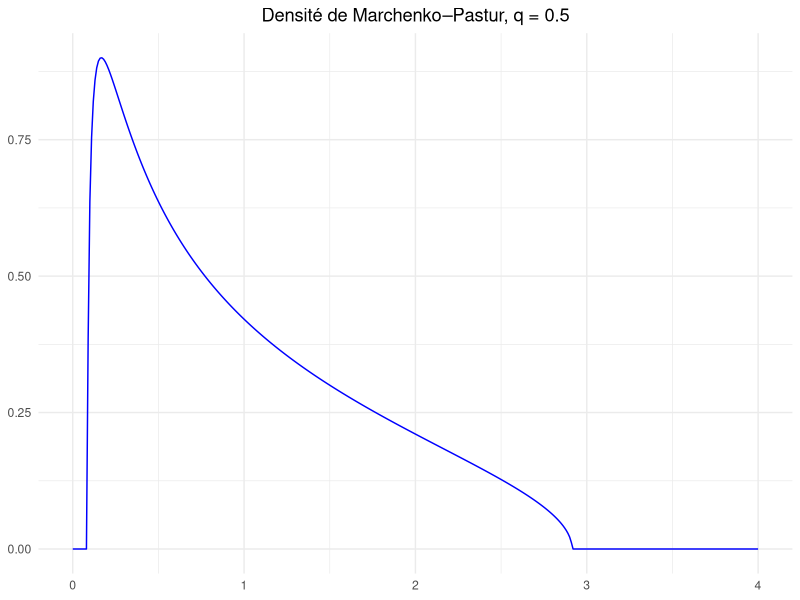

This figure's R source: (Note: this script raises an error after producing the figure.)
## ---- chunk 1
library(tidyverse)
library(knitr)
library(tibble)

## ---- chunk 2
q=0.5
sigma = 1
a = sigma**2 *(1-sqrt(q))**2
b = sigma**2 *(1+sqrt(q))**2

## ---- chunk 3

f <- function(x) {
  y <- sqrt((b - x) * (x - a)) / (pi * x)
  y[x < a | x > b] <- 0  
  return(y)
}

X <- seq(0, 4, by = 0.01)
Y <- f(X)

df <- data.frame(X, Y)


ggplot(df, aes(x = X, y = Y)) +
  geom_line(color = "blue") +
  labs(title = "Densité de Marchenko–Pastur, q = 0.5",
       x = NULL, y = NULL) +
  theme_minimal() +
  theme(plot.title = element_text(hjust = 0.5))

## ---- chunk 4
classes <- tibble(
  Classe = c("T-shirt/top", "Pantalon", "Pull", "Robe", "Manteau",
             "Sandale", "Chemise", "Soulier", "Sac", "Botte"),
  etiquette = 0:9
)

classes %>%
  t %>%
  kable()
## ---- chunk 5
include_graphics("fig/images_mnist.png")

## ---- chunk 6
reseau_couches <- data.frame(
  Couche = c("Couche 1 (entrée)", "Couche 2", "Couche 3", "Couche 4 (sortie)"),
  Taille_entree = c(784, 512, 256, 128),
  Taille_sortie = c(512, 256, 128, 10),
  Matrice = c("W1", "W2", "W3", "W4"),
  Dimensions  = c("512 x 784", "256 x 512", "128 x 256", "10 x 128")
)

reseau_couches%>%
  t %>%
  kable()

## ---- chunk 7
#premiere couche
q1 = 32/49
a1 = (1-sqrt(q1))**2
b1 = (1+sqrt(q1))**2

#deuxieme couche
q2 = 256/512
a2 = (1-sqrt(q2))**2
b2 = (1+sqrt(q2))**2

#troisieme couche
q3 = 128/256
a3 = (1-sqrt(q3))**2
b3 = (1+sqrt(q3))**2

#quatrieme couche
q4 = 10/128
a4 = (1-sqrt(q4))**2
b4 = (1+sqrt(q4))**2


## ---- chunk 8
include_graphics("fig/Courbe_precision.png")

## ---- chunk 9
include_graphics("fig/spectres_par_epoque_et_couche.png")

